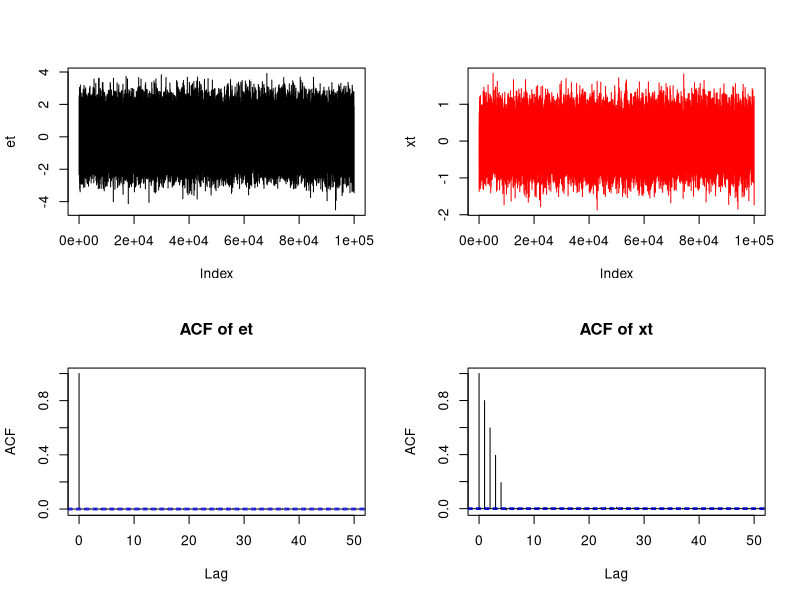
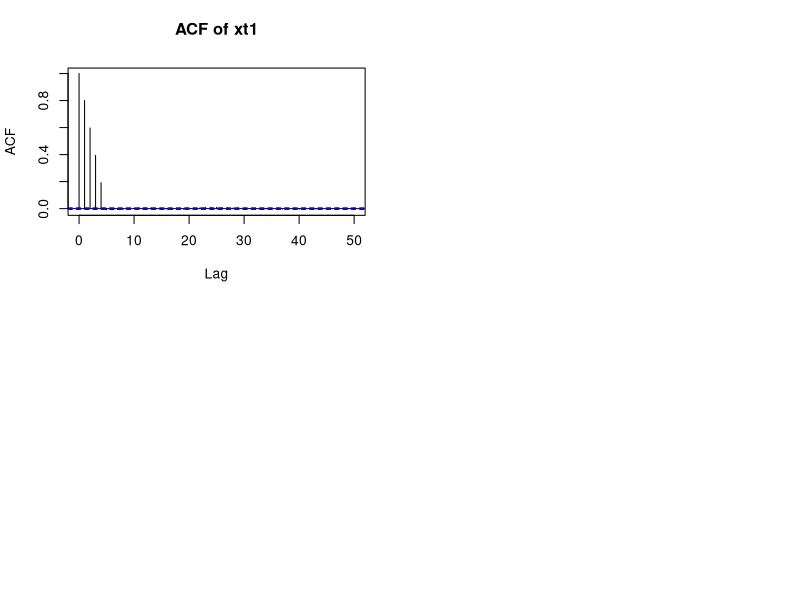
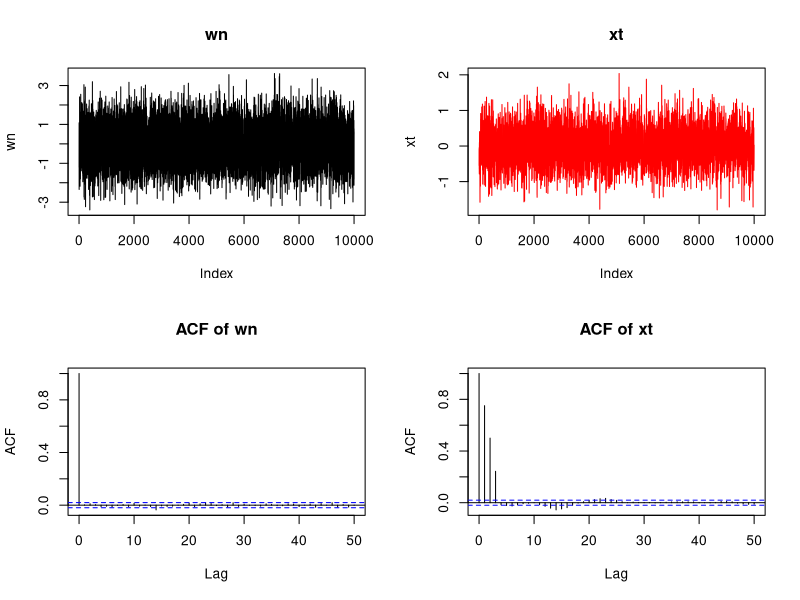
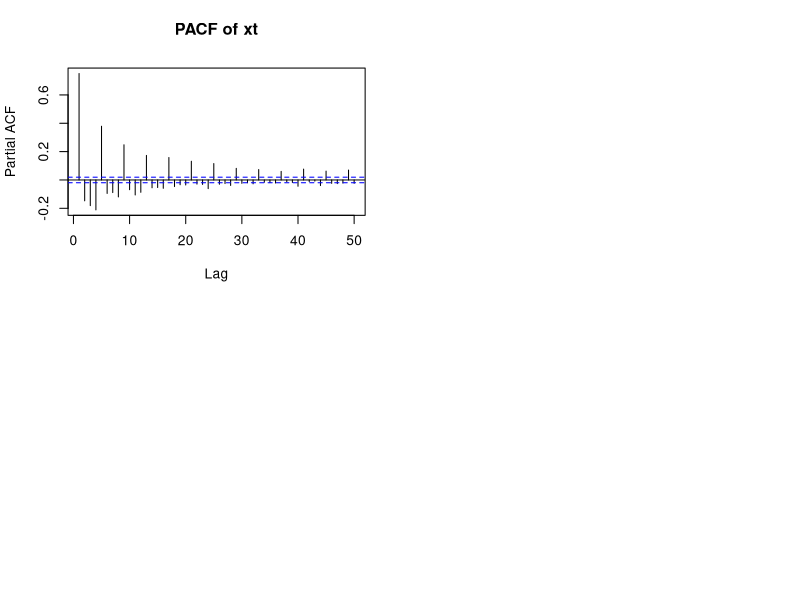

Here is the R script that generated these plots, in order:
rm(list=ls())
set.seed(1234)
et= rnorm(100004)
par(mfrow=c(2,2))
plot(et, pch=19, type="l")

xt = array(0)
lag = 4

for (i in (lag+1):length(et)) {
  xt[i-lag] = sum(et[(i-lag):i])/(lag+1)
}
plot(xt, pch=19, type="l", col="red")

acf(et, lag.max=50, main="ACF of et")
acf(xt, lag.max=50, main="ACF of xt")

xt1=filter(et, rep(1/(lag+1), lag+1), sides=1)
xt1=na.omit(xt1)
acf(xt1, lag.max=50, main="ACF of xt1")

#generate 10k obs from a simple mv process of order3 and obtain sample correlaogram with gaussian wn
rm(list=ls())
set.seed(1234)

lag = 3
wn = rnorm(10000+lag)
xt= array(0)

for (i in (lag+1):length(wn)) {
  xt[i-lag] = sum(wn[(i-lag):i])/(lag+1)
}
# xt=filter(wn, rep(1/(lag+1), lag+1), sides=1)
par(mfrow=c(2,2))
plot(wn, pch=19, type="l",main="wn")
plot(xt, pch=19, type="l", col="red", main="xt")
acf(wn, lag.max=50, main="ACF of wn")
acf(xt, lag.max=50, main="ACF of xt")

pacf(xt, lag.max=50, main="PACF of xt")
